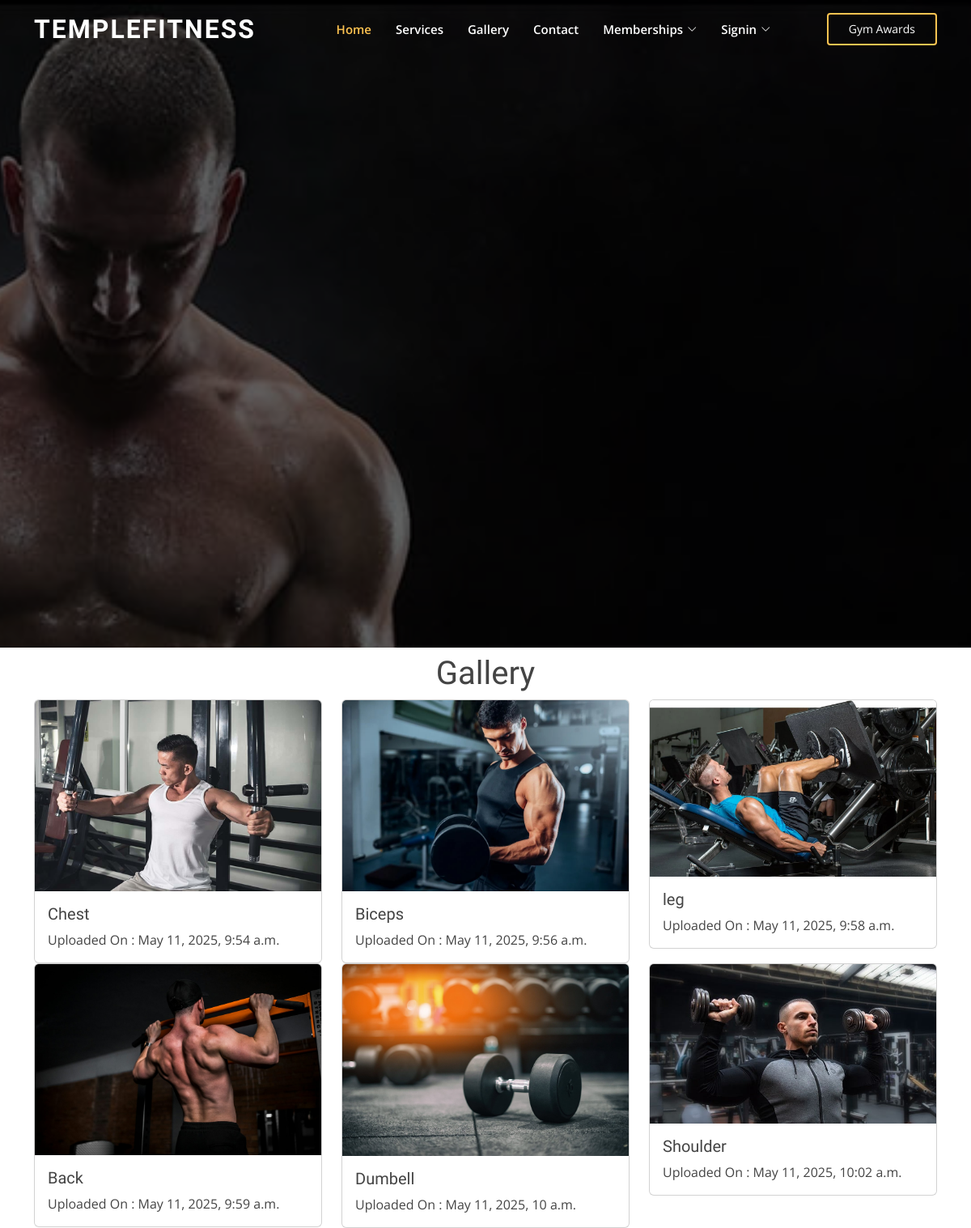
The app's page /gallery/ (signed in) with its own data.
### gym_app/models.py (models this page shows, shortened)
class Gallery(models.Model):
    title = models.CharField(max_length=100)
    img = models.ImageField(upload_to='gallery')
    timeStamp = models.DateTimeField(auto_now_add=True, blank=True)

### gym_app/views.py (the view)
# urls.py: path('gallery/',views.gallery,name="gallery"),
def gallery(request):
    posts=Gallery.objects.all()
    context={"posts":posts}
    return render(request,"gallery.html",context)

### templates/gallery.html (shortened to what this page needs)
{% extends 'base.html' %}
{% block body %}
<div class="container mt-2">
<Center><h1>Gallery</h1></Center>
<div class="row">
{% for post in posts  %}
<div class="col-md-4">
    <div class="card">
        <img src="{{post.img.url}}" class="card-img-top" alt="...">
        <div class="card-body">
          <h5 class="card-title">{{post.title}}</h5>
          <p class="card-text">Uploaded On : {{post.timeStamp}} </p>
        </div>
      </div>
</div>
{% endfor %}
<br>
<br>
</div>
</div>
{% endblock body %}

### templates/base.html (shortened to what this page needs)
{% load static %}
<!DOCTYPE html>
<html lang="en">
<head>
  <link href="{% static 'assets/vendor/aos/aos.css' %}" rel="stylesheet">
  <link href="{% static 'assets/vendor/bootstrap/css/bootstrap.min.css' %}" rel="stylesheet">
  <link href="{% static 'assets/vendor/bootstrap-icons/bootstrap-icons.css' %}" rel="stylesheet">
  <link href="{% static 'assets/vendor/boxicons/css/boxicons.min.css' %}" rel="stylesheet">
  <link href="{% static 'assets/vendor/glightbox/css/glightbox.min.css' %}" rel="stylesheet">
  <link href="{% static 'assets/vendor/remixicon/remixicon.css' %}" rel="stylesheet">
  <link href="{% static 'assets/vendor/swiper/swiper-bundle.min.css' %}" rel="stylesheet">
  <link href="{% static 'assets/css/style.css' %}" rel="stylesheet">
</head>
<body>
  <header id="header" class="fixed-top ">
    <div class="container d-flex align-items-center justify-content-lg-between">
      <h1 class="logo me-auto me-lg-0"><a href="/">Templefitness</a></h1>
      <nav id="navbar" class="navbar order-last order-lg-0">
        <ul>
          <li><a class="nav-link scrollto active" href="/">Home</a></li>
          <li><a class="nav-link scrollto" href="/services">Services</a></li>
          <li><a class="nav-link scrollto " href="/gallery">Gallery</a></li>
          <li><a class="nav-link scrollto" href="/contact">Contact</a></li>
          <li class="dropdown"><a href="#"><span>Memberships</span> <i class="bi bi-chevron-down"></i></a>
          </li>
          <li class="dropdown">
            <a href="#"><span>Signin</span> <i class="bi bi-chevron-down"></i></a>
          </li>
        </ul>
      </nav>
      <a href="/achivements" class="get-started-btn scrollto"> Gym Awards </a>
    </div>
  </header>
  <section id="hero" class="d-flex align-items-center justify-content-center">
    <div class="container" data-aos="fade-up">
    </div>
  </section>
  <main id="main">
    {% block body %}
    {% endblock body %}
  </main>
</body>
</html>

### static/assets/css/style.css (style rules this page uses)
body { font-family: "Open Sans", sans-serif; color: #444444; }
a { color: #ffc451; text-decoration: none; }
h1, h2, h3, h4, h5, h6 { font-family: "Raleway", sans-serif; }
#header { transition: all 0.5s; z-index: 997; padding: 15px 0; }
#header .logo { font-size: 32px; margin: 0; padding: 0; line-height: 1; font-weight: 700; letter-spacing: 2px; text-transform: uppercase; }
#header .logo a { color: #fff; }
.get-started-btn { color: #fff; border-radius: 4px; padding: 7px 25px 8px 25px; white-space: nowrap; transition: 0.3s; font-size: 14px; display: inline-block; border: 2px solid #ffc451; }
.navbar { padding: 0; }
.navbar ul { margin: 0; padding: 0; display: flex; list-style: none; align-items: center; }
.navbar li { position: relative; }
.navbar a, .navbar a:focus { display: flex; align-items: center; justify-content: space-between; padding: 10px 0 10px 30px; font-size: 15px; font-weight: 600; color: #fff; white-space: nowrap; transition: 0.3s; }
.navbar a i, .navbar a:focus i { font-size: 12px; line-height: 0; margin-left: 5px; }
.navbar a:hover, .navbar .active, .navbar .active:focus, .navbar li:hover>a { color: #ffc451; }
#hero { width: 100%; height: 100vh; background: url("../../images/banner.jpg") top center; background-size: cover; position: relative; }
#hero:before { content: ""; background: rgba(0, 0, 0, 0.6); position: absolute; bottom: 0; top: 0; left: 0; right: 0; }
#hero .container { position: relative; padding-top: 74px; text-align: center; }
@media (min-width: 1024px) { #hero { background-attachment: fixed; } }
section { padding: 60px 0; overflow: hidden; }

### records on screen
Gallery: img (picture), title "Chest", timeStamp "May 11, 2025, 9:54 a.m."
Gallery: img (picture), title "Biceps", timeStamp "May 11, 2025, 9:56 a.m."
Gallery: img (picture), title "leg", timeStamp "May 11, 2025, 9:58 a.m."
Gallery: img (picture), title "Back", timeStamp "May 11, 2025, 9:59 a.m."
Gallery: img (picture), title "Dumbell", timeStamp "May 11, 2025, 10 a.m."
Gallery: img (picture), title "Shoulder", timeStamp "May 11, 2025, 10:02 a.m."
